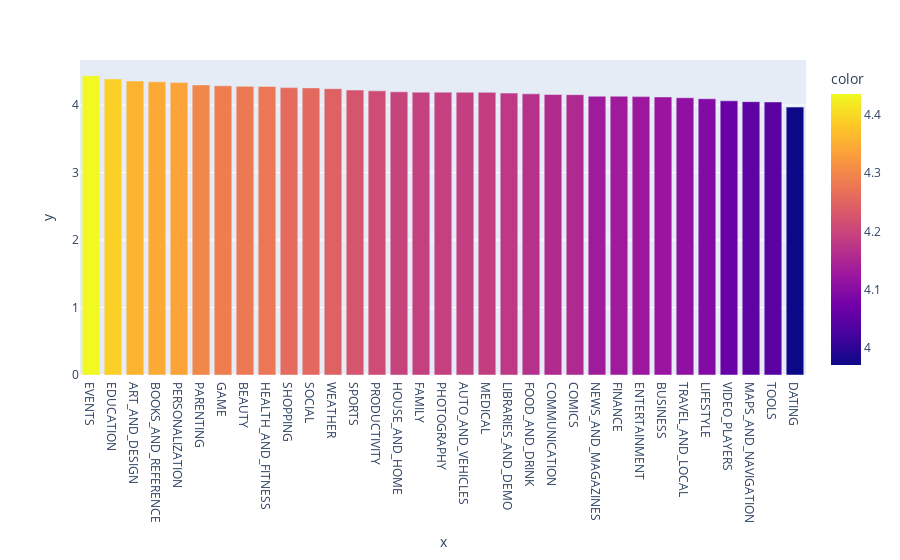

The cell this chart's notebook holds for it:
### Markdown cell above
# Which Category has maximum average rating

### Code cell
x_rat_cat = data['Rating'].groupby(by = data['Category']).mean().sort_values(ascending =False)
px.bar(data, x=x_rat_cat.index, y = x_rat_cat.values, color = x_rat_cat)

### Figure 1 — Plotly figure (JSON) as saved in the notebook; plotly's stock layout.template omitted (floating-point values rounded to 4 significant figures)
{"data": [{"alignmentgroup": "True", "hovertemplate": "x=%{x}<br>y=%{y}<br>color=%{marker.color}<extra></extra>", "legendgroup": "", "marker": {"color": [4.436, 4.389, 4.358, 4.346, 4.336, 4.3, 4.286, 4.279, 4.277, 4.26, 4.256, 4.244, 4.224, 4.211, 4.197, 4.192, 4.192, 4.19, 4.189, 4.178, 4.167, 4.159, 4.155, 4.132, 4.132, 4.126, 4.121, 4.109, 4.095, 4.064, 4.052, 4.047, 3.971], "coloraxis": "coloraxis", "pattern": {"shape": ""}}, "name": "", "offsetgroup": "", "orientation": "v", "showlegend": false, "textposition": "auto", "type": "bar", "x": ["EVENTS", "EDUCATION", "ART_AND_DESIGN", "BOOKS_AND_REFERENCE", "PERSONALIZATION", "PARENTING", "GAME", "BEAUTY", "HEALTH_AND_FITNESS", "SHOPPING", "SOCIAL", "WEATHER", "SPORTS", "PRODUCTIVITY", "HOUSE_AND_HOME", "FAMILY", "PHOTOGRAPHY", "AUTO_AND_VEHICLES", "MEDICAL", "LIBRARIES_AND_DEMO", "FOOD_AND_DRINK", "COMMUNICATION", "COMICS", "NEWS_AND_MAGAZINES", "FINANCE", "ENTERTAINMENT", "BUSINESS", "TRAVEL_AND_LOCAL", "LIFESTYLE", "VIDEO_PLAYERS", "MAPS_AND_NAVIGATION", "TOOLS", "DATING"], "xaxis": "x", "y": [4.436, 4.389, 4.358, 4.346, 4.336, 4.3, 4.286, 4.279, 4.277, 4.26, 4.256, 4.244, 4.224, 4.211, 4.197, 4.192, 4.192, 4.19, 4.189, 4.178, 4.167, 4.159, 4.155, 4.132, 4.132, 4.126, 4.121, 4.109, 4.095, 4.064, 4.052, 4.047, 3.971], "yaxis": "y"}], "layout": {"barmode": "relative", "coloraxis": {"colorbar": {"title": {"text": "color"}}, "colorscale": [[0, "#0d0887"], [0.1111, "#46039f"], [0.2222, "#7201a8"], [0.3333, "#9c179e"], [0.4444, "#bd3786"], [0.5556, "#d8576b"], [0.6667, "#ed7953"], [0.7778, "#fb9f3a"], [0.8889, "#fdca26"], [1, "#f0f921"]]}, "legend": {"tracegroupgap": 0}, "margin": {"t": 60}, "xaxis": {"anchor": "y", "domain": [0, 1], "title": {"text": "x"}}, "yaxis": {"anchor": "x", "domain": [0, 1], "title": {"text": "y"}}}}
